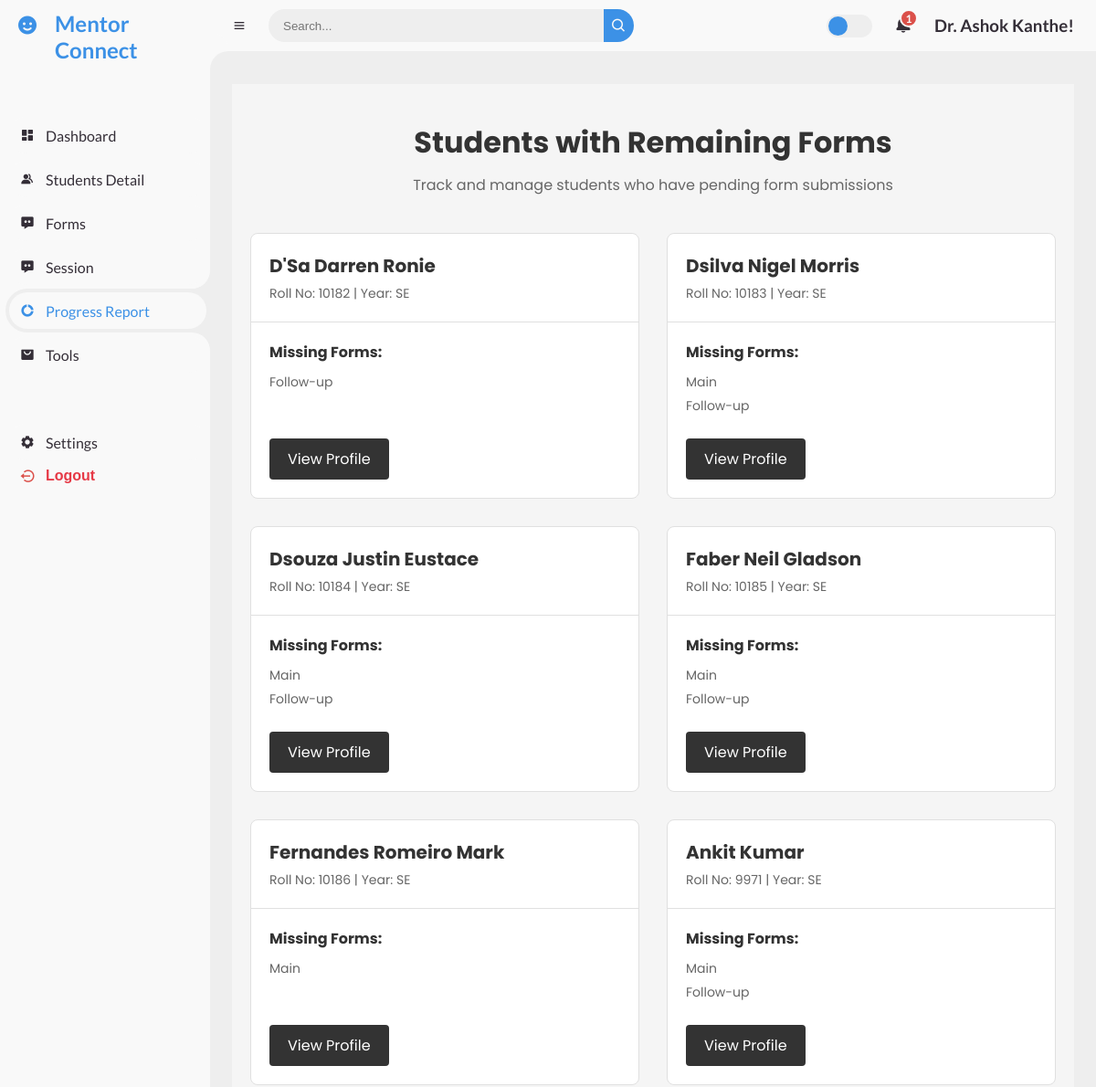
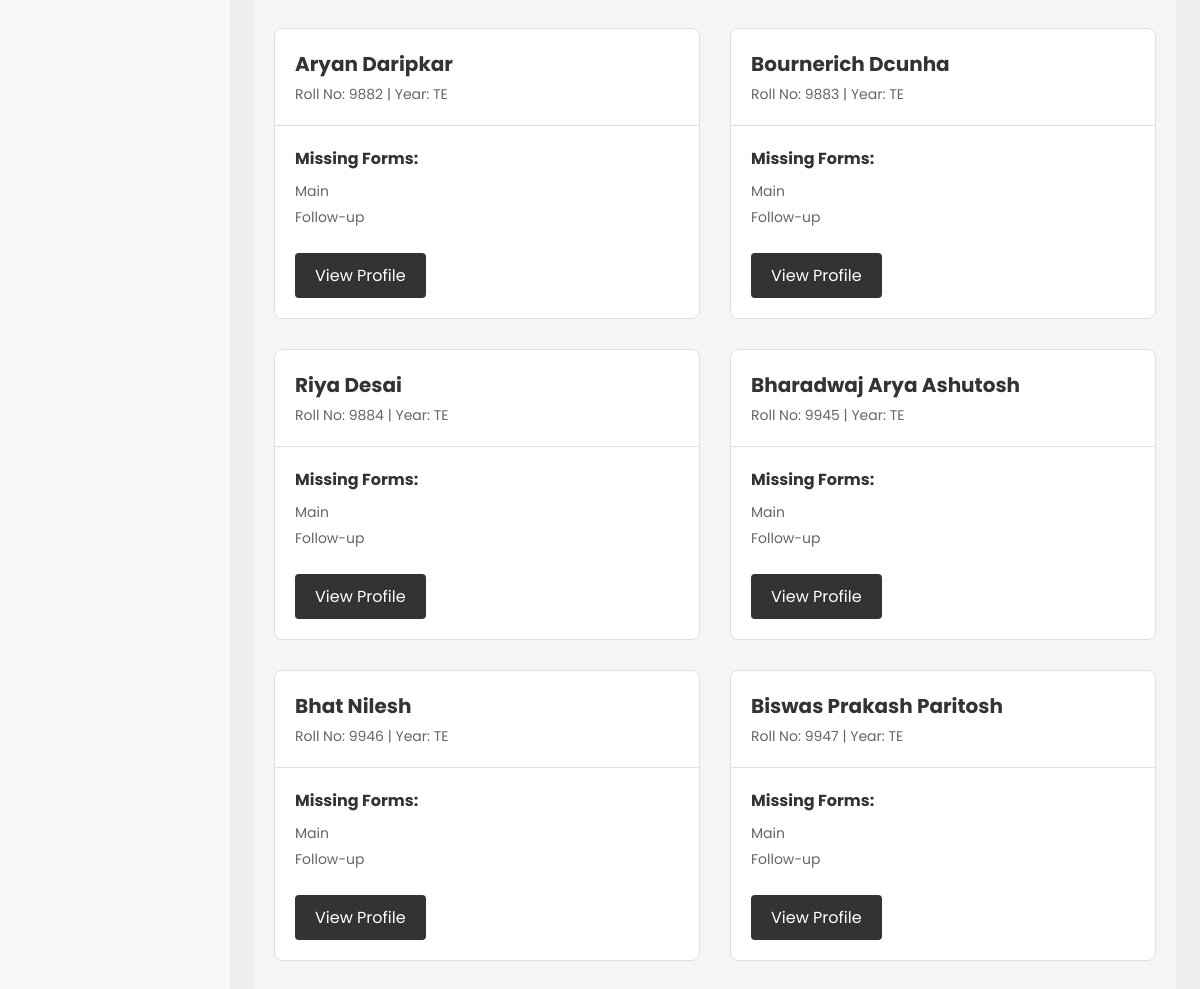
/remaining-forms/ (signed in), run on the app's committed database (2 pictures, top to bottom).
### mentor/models.py (models this page shows, shortened)
class MentorshipData(models.Model):
    name = models.CharField(max_length=255)
    roll_number = models.CharField(max_length=50)
    division = models.CharField(max_length=10)
    faculty_mentor = models.CharField(max_length=255, null=True, blank=True)
    be_student_mentor = models.CharField(max_length=255, null=True, blank=True)
    year = models.CharField(max_length=10, blank=True)  # Year will be set based on sem
    sem = models.IntegerField(null=True)  # Semester field
    token = models.CharField(max_length=100, null=True, blank=True)
    token_created_at = models.DateTimeField(null=True, blank=True)
    batch = models.IntegerField(null=True, blank=True)  # New field for batch

### mentor/views.py (the view)
@login_required
def remaining_forms(request):
    mentor = request.user
    mentor_username = mentor.username.replace('_', ' ').title()
    mentor_students = MentorshipData.objects.filter(faculty_mentor=mentor_username)
    students_with_missing_forms = []
    for student in mentor_students:
        main_form = StudentForm.objects.filter(student=student).exists()
        followup_form = StudentFollowupForm.objects.filter(student=student).exists()
        if not main_form or not followup_form:
            missing_forms = []
            if not main_form:
                missing_forms.append('Main')
            if not followup_form:
                missing_forms.append('Follow-up')
            students_with_missing_forms.append({
                'student': student,
                'missing_forms': missing_forms
            })
    context = {
        'students_with_missing_forms': students_with_missing_forms,
        'mentor': mentor,
    }
    return render(request, 'remaining_forms.html', context)

### mentor/templatetags/username_filters.py (called while the page is built)
@register.filter
def readable_username(value):
    return value.replace('_', ' ').title()

### templates/remaining_forms.html (shortened to what this page needs)
{% extends 'base.html' %}
{% block content %}
<div class="dashboard-container">
    <div class="dashboard-header">
        <h1>Students with Remaining Forms</h1>
        <p>Track and manage students who have pending form submissions</p>
    </div>
    <div class="student-grid">
        {% for item in students_with_missing_forms %}
            <div class="student-card">
                <div class="student-header">
                    <h3>{{ item.student.name }}</h3>
                    <p>Roll No: {{ item.student.roll_number }} | Year: {{ item.student.year }}</p>
                </div>
                <div class="student-body">
                    <div class="missing-forms">
                        <h4>Missing Forms:</h4>
                        <ul>
                            {% for form in item.missing_forms %}
                                <li>{{ form }}</li>
                            {% endfor %}
                        </ul>
                    </div>
                    <a href="{% url 'student_profile' item.student.id %}" class="view-profile-btn">View Profile</a>
                </div>
            </div>
        {% empty %}
            <div class="no-students">
                <p>Great job! No students have remaining forms to submit.</p>
            </div>
        {% endfor %}
    </div>
</div>
{% endblock %}

### templates/base.html (shortened to what this page needs)
{% load static %}
{% load username_filters %}
<!DOCTYPE html>
<html lang="en">
<head>
    <link rel="stylesheet" href="{% static 'CSS/mentor_dashboard.css' %}">
    <link href='https://unpkg.com/boxicons@2.0.9/css/boxicons.min.css' rel='stylesheet'>
</head>
<body class="{% block body_class %}{% endblock %}">
<section id="sidebar">
    <a href="#" class="brand">
        <i class='bx bxs-smile'></i>
        <span class="text">Mentor Connect</span>
    </a>
    <ul class="side-menu top">
        <li class="{% if request.path == '/dashboard/' %}active{% endif %}">
            <a href="/dashboard/">
                <i class='bx bxs-dashboard'></i>
                <span class="text">Dashboard</span>
            </a>
        </li>
        <li class="">
            <a href="/student_detail/">
                <i class='bx bxs-group'></i>
                <span class="text">Students Detail</span>
            </a>
        </li>
        <li class="{% if request.path == '/form_dashboard/' %}active{% endif %}">
            <a href="/form_dashboard/">
                <i class='bx bxs-message-dots'></i>
                <span class="text">Forms</span>
            </a>
        </li>
        <li class="{% if request.path == '/sessions/' %}active{% endif %}">
            <a href="/sessions/">
                <i class='bx bxs-message-dots'></i>
                <span class="text">Session</span>
            </a>
        </li>
        <li class="{% if '/progress_report/' in request.path or  '/remaining-forms/' in request.path or  '/main-forms-to-observe/' in request.path %}active{% endif %}">
            <a href="/progress_report/">
                <i class='bx bxs-doughnut-chart'></i>
                <span class="text">Progress Report</span>
            </a>
        </li>
        <li class="{% if request.path == '/tools/' %}active{% endif %}">
            <a href="/tools/">
                <i class='bx bxs-shopping-bag-alt'></i>
                <span class="text">Tools</span>
            </a>
        </li>
    </ul>
    <ul class="side-menu">
        <li class="{% if request.path == '/settings/' %}active{% endif %}">
            <a href="/settings/">
                <i class='bx bxs-cog'></i>
                <span class="text">Settings</span>
            </a>
        </li>
        <li>
            <form method="post" action="{% url 'logout' %}" style="display: inline;">
                <button type="submit" class="logout" style="background: none; border: none; color: inherit; cursor: pointer;">
                    <i class='bx bx-log-out-circle'></i>
                    <span class="text">Logout</span>
                </button>
            </form>
        </li>
    </ul>
</section>
    <section id="content">
        <nav >
            <i class='bx bx-menu'></i>
            <form action="#">
                <div class="form-input">
                    <input type="search" placeholder="Search...">
                    <button type="submit" class="search-btn"><i class='bx bx-search'></i></button>
                </div>
            </form>
            <label for="switch-mode" class="switch-mode"></label>
            <a href="#" class="notification">
                <span class="num">1</span>
            </a>
            <a href="#" class="profile">
                <h1>{{ user.username|readable_username }}!</h1>
            </a>
        </nav>
        <main>
            {% block content %}
            {% endblock %}
        </main>
</body>
</html>

### static/CSS/mentor_dashboard.css (style rules this page uses)
* { margin: 0; padding: 0; box-sizing: border-box; }
a { text-decoration: none; }
li { list-style: none; }
:root { --poppins: "Poppins", sans-serif; --lato: "Lato", sans-serif; --light: #f9f9f9; --blue: #3c91e6; --light-blue: #cfe8ff; --grey: #eee; --dark-grey: #aaaaaa; --dark: #342e37; --red: #db504a; --yellow: #ffce26; --light-yellow: #fff2c6; --orange: #fd7238; --light-orange: #ffe0d3; }
html { overflow-x: hidden; }
body { background: var(--grey); overflow-x: hidden; }
#sidebar { position: fixed; top: 0; left: 0; width: 230px; height: 100%; background: var(--light); z-index: 2000; font-family: var(--lato); transition: 0.3s ease; overflow-x: hidden; scrollbar-width: none; }
#sidebar .brand { font-size: 24px; font-weight: 700; height: 56px; display: flex; align-items: center; color: var(--blue); position: sticky; top: 0; left: 0; background: var(--light); z-index: 500; padding-bottom: 20px; box-sizing: content-box; }
#sidebar .brand .bx { min-width: 60px; display: flex; justify-content: center; }
#sidebar .brand .text { padding-top: 10%; }
#sidebar .side-menu { width: 100%; margin-top: 48px; }
#sidebar .side-menu li { height: 48px; background: transparent; margin-left: 6px; border-radius: 48px 0 0 48px; padding: 4px; }
#sidebar .side-menu li.active { background: var(--grey); position: relative; }
#sidebar .side-menu li.active::before { content: ""; position: absolute; width: 40px; height: 40px; border-radius: 50%; top: -40px; right: 0; box-shadow: 20px 20px 0 var(--grey); z-index: -1; }
#sidebar .side-menu li.active::after { content: ""; position: absolute; width: 40px; height: 40px; border-radius: 50%; bottom: -40px; right: 0; box-shadow: 20px -20px 0 var(--grey); z-index: -1; }
#sidebar .side-menu li a { width: 100%; height: 100%; background: var(--light); display: flex; align-items: center; border-radius: 48px; font-size: 16px; color: var(--dark); white-space: nowrap; overflow-x: hidden; }
#sidebar .side-menu.top li.active a { color: var(--blue); }
#sidebar .side-menu li a .bx { min-width: calc(60px - ((4px + 6px) * 2)); display: flex; justify-content: center; }
#content { position: relative; width: calc(100% - 230px); left: 230px; transition: 0.3s ease; }
#content nav { height: 56px; background: var(--light); padding: 0 24px; display: flex; align-items: center; grid-gap: 24px; font-family: var(--lato); position: sticky; top: 0; left: 0; z-index: 1000; }
#content nav::before { content: ""; position: absolute; width: 40px; height: 40px; bottom: -40px; left: 0; border-radius: 50%; box-shadow: -20px -20px 0 var(--light); }
#content nav a { color: var(--dark); }
#content nav .bx.bx-menu { cursor: pointer; color: var(--dark); }
#content nav form { max-width: 400px; width: 100%; margin-right: auto; }
#content nav form .form-input { display: flex; align-items: center; height: 36px; }
#content nav form .form-input input { flex-grow: 1; padding: 0 16px; height: 100%; border: none; background: var(--grey); border-radius: 36px 0 0 36px; outline: none; width: 100%; color: var(--dark); }
#content nav form .form-input button { width: 36px; height: 100%; display: flex; justify-content: center; align-items: center; background: var(--blue); color: var(--light); font-size: 18px; border: none; outline: none; border-radius: 0 36px 36px 0; cursor: pointer; }
#content nav .notification { font-size: 20px; position: relative; }
#content nav .notification .num { position: absolute; top: -6px; right: -6px; width: 20px; height: 20px; border-radius: 50%; border: 2px solid var(--light); background: var(--red); color: var(--light); font-weight: 700; font-size: 12px; display: flex; justify-content: center; align-items: center; }
#content nav .switch-mode { display: block; min-width: 50px; height: 25px; border-radius: 25px; background: var(--grey); cursor: pointer; position: relative; }
#content nav .switch-mode::before { content: ""; position: absolute; top: 2px; left: 2px; bottom: 2px; width: calc(25px - 4px); background: var(--blue); border-radius: 50%; transition: all 0.3s ease; }
#content main { width: 100%; padding: 36px 24px; font-family: var(--poppins); max-height: calc(100vh - 56px); overflow-y: auto; }
.logout { display: flex; align-items: center; color: #e63946; }
.logout i { min-width: calc(60px - ((4px + 6px) * 2)); display: flex; justify-content: center; color: var(--red); font-size: 18px; }
.logout span { font-size: 16px; color: #e63946; font-weight: bold; }
ul { list-style-type: none; padding: 0; margin: 0; }

### data on the page
MentorshipData: student.name "D'Sa Darren Ronie", student.roll_number "10182", student.year "SE", missing_forms "Follow-up"
MentorshipData: student.name "Dsilva Nigel Morris", student.roll_number "10183", student.year "SE", missing_forms "Main" "Follow-up"
MentorshipData: student.name "Dsouza Justin Eustace", student.roll_number "10184", student.year "SE", missing_forms "Main" "Follow-up"
MentorshipData: student.name "Faber Neil Gladson", student.roll_number "10185", student.year "SE", missing_forms "Main" "Follow-up"
MentorshipData: student.name "Fernandes Romeiro Mark", student.roll_number "10186", student.year "SE", missing_forms "Main"
MentorshipData: student.name "Ankit Kumar", student.roll_number "9971", student.year "SE", missing_forms "Main" "Follow-up"
MentorshipData: student.name "Aryan Daripkar", student.roll_number "9882", student.year "TE", missing_forms "Main" "Follow-up"
MentorshipData: student.name "Bournerich Dcunha", student.roll_number "9883", student.year "TE", missing_forms "Main" "Follow-up"
MentorshipData: student.name "Riya Desai", student.roll_number "9884", student.year "TE", missing_forms "Main" "Follow-up"
MentorshipData: student.name "Bharadwaj Arya Ashutosh", student.roll_number "9945", student.year "TE", missing_forms "Main" "Follow-up"
MentorshipData: student.name "Bhat Nilesh", student.roll_number "9946", student.year "TE", missing_forms "Main" "Follow-up"
MentorshipData: student.name "Biswas Prakash Paritosh", student.roll_number "9947", student.year "TE", missing_forms "Main" "Follow-up"

### other printed values
{{ user.username|readable_username }} "Dr. Ashok Kanthe"
